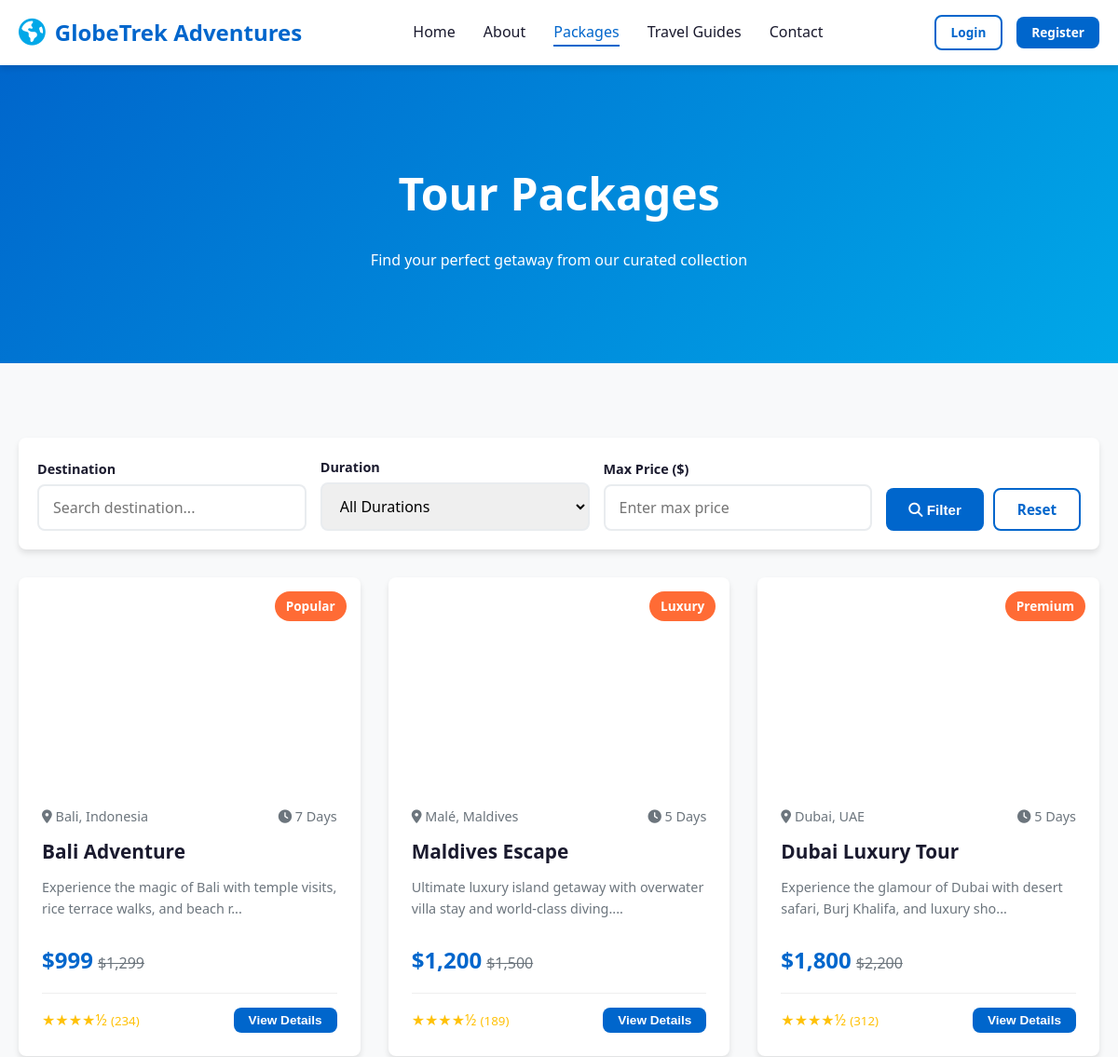
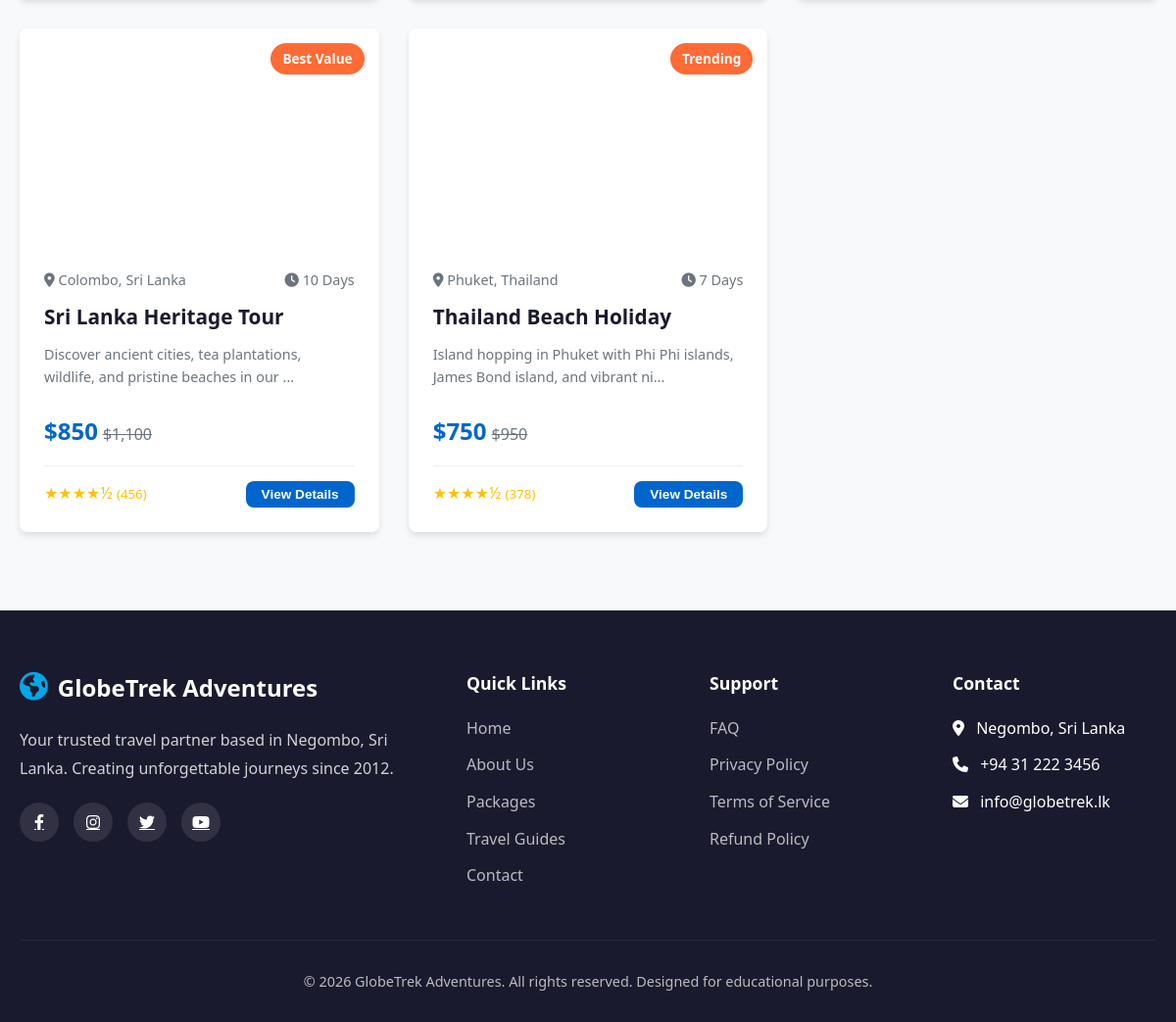
The page /packages.php on the database its author committed (2 pictures, top to bottom).
### tables this page shows
CREATE TABLE IF NOT EXISTS packages (
    id INT AUTO_INCREMENT PRIMARY KEY,
    name VARCHAR(100) NOT NULL,
    destination VARCHAR(100) NOT NULL,
    duration INT NOT NULL,
    price INT NOT NULL,
    original_price INT,
    rating DECIMAL(3,2) DEFAULT 5.0,
    reviews INT DEFAULT 0,
    image VARCHAR(255),
    badge VARCHAR(50),
    description TEXT NOT NULL,
    hotel VARCHAR(255),
    transport VARCHAR(255),
    activities TEXT
);

### packages.php (the view, shortened to what this page needs)
<?php
require_once 'db.php';
$dest = isset($_GET['dest']) ? trim($_GET['dest']) : '';
$price = isset($_GET['price']) ? trim($_GET['price']) : '';
try {
    $sql = "SELECT * FROM packages WHERE 1=1";
    $params = [];
    $stmt = $pdo->prepare($sql);
    $stmt->execute($params);
    $all_packages = $stmt->fetchAll();
} catch (PDOException $e) {
    die("Database query failed: " . $e->getMessage());
}
include 'header.php';
?>
<section id="packages" class="page-section">
    <div class="about-hero" style="height: 40vh; min-height: 300px;">
        <h1>Tour Packages</h1>
        <p>Find your perfect getaway from our curated collection</p>
    </div>
    <div class="section">
        <form method="GET" action="packages.php" class="filters-bar">
            <div class="filter-group">
                <label for="filterDest">Destination</label>
                <input type="text" class="form-control" name="dest" id="filterDest" placeholder="Search destination..." value="<?php echo htmlspecialchars($dest); ?>">
            </div>
            <div class="filter-group">
                <label for="filterDuration">Duration</label>
                <select class="form-control" name="dur" id="filterDuration">
                    <option value="">All Durations</option>
                </select>
            </div>
            <div class="filter-group">
                <label for="filterPrice">Max Price ($)</label>
                <input type="number" class="form-control" name="price" id="filterPrice" placeholder="Enter max price" value="<?php echo htmlspecialchars($price); ?>">
            </div>
            <div style="display: flex; gap: 10px; align-items: flex-end;">
                <button type="submit" class="btn btn-primary" style="height: 46px;"><i class="fas fa-search"></i> Filter</button>
                <a href="packages.php" class="btn btn-outline" style="height: 46px; display: flex; align-items: center; justify-content: center;">Reset</a>
            </div>
        </form>
        <div class="packages-grid" id="allPackages">
            <?php if (count($all_packages) > 0): ?>
                <?php foreach ($all_packages as $p): ?>
                    <div class="package-card" onclick="window.location.href='package-details.php?id=<?php echo $p['id']; ?>'">
                        <div class="package-image" style="background-image:url('<?php echo $p['image']; ?>')">
                            <span class="package-badge"><?php echo htmlspecialchars($p['badge']); ?></span>
                        </div>
                        <div class="package-content">
                            <div class="package-meta">
                                <span><i class="fas fa-map-marker-alt"></i> <?php echo htmlspecialchars($p['destination']); ?></span>
                                <span><i class="fas fa-clock"></i> <?php echo htmlspecialchars($p['duration']); ?> Days</span>
                            </div>
                            <h3 class="package-title"><?php echo htmlspecialchars($p['name']); ?></h3>
                            <p style="color:var(--gray); font-size:0.9rem; margin-bottom:10px;"><?php echo htmlspecialchars(substr($p['description'], 0, 80)); ?>...</p>
                            <div class="package-price">
                                <span class="price-tag">$<?php echo number_format($p['price']); ?></span>
                                <span class="price-original">$<?php echo number_format($p['original_price']); ?></span>
                            </div>
                            <div class="package-footer">
                                <span class="rating"><?php echo str_repeat('★', floor($p['rating'])); ?><?php echo ($p['rating'] - floor($p['rating']) > 0) ? '½' : ''; ?> <small>(<?php echo $p['reviews']; ?>)</small></span>
                                <button class="btn btn-primary btn-sm">View Details</button>
                            </div>
                        </div>
                    </div>
                <?php endforeach; ?>
            <?php endif; ?>
        </div>
    </div>
</section>
<?php include 'footer.php'; ?>

### header.php (shortened to what this page needs)
<?php
$current_page = basename($_SERVER['PHP_SELF']);
?>
<!DOCTYPE html>
<html lang="en">
<head>
    <link href="https://cdnjs.cloudflare.com/ajax/libs/font-awesome/6.4.0/css/all.min.css" rel="stylesheet">
    <link rel="stylesheet" href="style.css">
</head>
<body>
    <nav class="navbar">
        <div class="nav-container">
            <a href="index.php" class="logo">
                <i class="fas fa-globe-americas"></i>
                GlobeTrek Adventures
            </a>
            <ul class="nav-links" id="navLinks">
                <li><a href="index.php" class="<?php echo ($current_page == 'index.php' || $current_page == 'ind.php' || $current_page == '') ? 'active' : ''; ?>">Home</a></li>
                <li><a href="about.php" class="<?php echo ($current_page == 'about.php') ? 'active' : ''; ?>">About</a></li>
                <li><a href="packages.php" class="<?php echo ($current_page == 'packages.php' || $current_page == 'package-details.php') ? 'active' : ''; ?>">Packages</a></li>
                <li><a href="guides.php" class="<?php echo ($current_page == 'guides.php') ? 'active' : ''; ?>">Travel Guides</a></li>
                <li><a href="contact.php" class="<?php echo ($current_page == 'contact.php') ? 'active' : ''; ?>">Contact</a></li>
            </ul>
            <?php if (isset($_SESSION['user_id'])): ?>
                <div class="nav-auth" id="navUser">
                    <span id="userName" style="margin-right:10px; font-weight:600; color: var(--primary);"><i class="fas fa-user" style="margin-right:5px;"></i><?php echo htmlspecialchars($_SESSION['user_name']); ?></span>
                    <a href="logout.php" class="btn btn-outline btn-sm">Logout</a>
                </div>
            <?php else: ?>
                <div class="nav-auth" id="navAuth">
                    <a href="login.php" class="btn btn-outline btn-sm">Login</a>
                    <a href="register.php" class="btn btn-primary btn-sm">Register</a>
                </div>
            <?php endif; ?>
        </div>
    </nav>

### footer.php (shortened to what this page needs)
    <footer class="footer" id="mainFooter">
        <div class="footer-grid">
            <div class="footer-brand">
                <div class="logo" style="color:var(--white); margin-bottom:15px;">
                    <i class="fas fa-globe-americas"></i>
                    GlobeTrek Adventures
                </div>
                <p>Your trusted travel partner based in Negombo, Sri Lanka. Creating unforgettable journeys since 2012.</p>
                <div class="social-links">
                    <a href="#"><i class="fab fa-facebook-f"></i></a>
                    <a href="#"><i class="fab fa-instagram"></i></a>
                    <a href="#"><i class="fab fa-twitter"></i></a>
                    <a href="#"><i class="fab fa-youtube"></i></a>
                </div>
            </div>
            <div class="footer-links">
                <h4>Quick Links</h4>
                <ul>
                    <li><a href="index.php">Home</a></li>
                    <li><a href="about.php">About Us</a></li>
                    <li><a href="packages.php">Packages</a></li>
                    <li><a href="guides.php">Travel Guides</a></li>
                    <li><a href="contact.php">Contact</a></li>
                </ul>
            </div>
            <div class="footer-links">
                <h4>Support</h4>
                <ul>
                    <li><a href="#">FAQ</a></li>
                    <li><a href="#">Privacy Policy</a></li>
                    <li><a href="#">Terms of Service</a></li>
                    <li><a href="#">Refund Policy</a></li>
                </ul>
            </div>
            <div class="footer-links">
                <h4>Contact</h4>
                <ul>
                    <li><i class="fas fa-map-marker-alt" style="margin-right:8px;"></i> Negombo, Sri Lanka</li>
                    <li><i class="fas fa-phone" style="margin-right:8px;"></i> +94 31 222 3456</li>
                    <li><i class="fas fa-envelope" style="margin-right:8px;"></i> info@globetrek.lk</li>
                </ul>
            </div>
        </div>
        <div class="footer-bottom">
            <p>&copy; 2026 GlobeTrek Adventures. All rights reserved. Designed for educational purposes.</p>
        </div>
    </footer>
</body>
</html>

### rows shown on the page
packages: badge "Popular", destination "Bali, Indonesia", duration "7", name "Bali Adventure", description "Experience the magic of Bali with temple visits, rice terrace walks, and beach r", price "999", original_price "1,299", rating "★★★★", shows "½", reviews "234"
packages: badge "Luxury", destination "Malé, Maldives", duration "5", name "Maldives Escape", description "Ultimate luxury island getaway with overwater villa stay and world-class diving.", price "1,200", original_price "1,500", rating "★★★★", shows "½", reviews "189"
packages: badge "Premium", destination "Dubai, UAE", duration "5", name "Dubai Luxury Tour", description "Experience the glamour of Dubai with desert safari, Burj Khalifa, and luxury sho", price "1,800", original_price "2,200", rating "★★★★", shows "½", reviews "312"
packages: badge "Best Value", destination "Colombo, Sri Lanka", duration "10", name "Sri Lanka Heritage Tour", description "Discover ancient cities, tea plantations, wildlife, and pristine beaches in our", price "850", original_price "1,100", rating "★★★★", shows "½", reviews "456"
packages: badge "Trending", destination "Phuket, Thailand", duration "7", name "Thailand Beach Holiday", description "Island hopping in Phuket with Phi Phi islands, James Bond island, and vibrant ni", price "750", original_price "950", rating "★★★★", shows "½", reviews "378"
